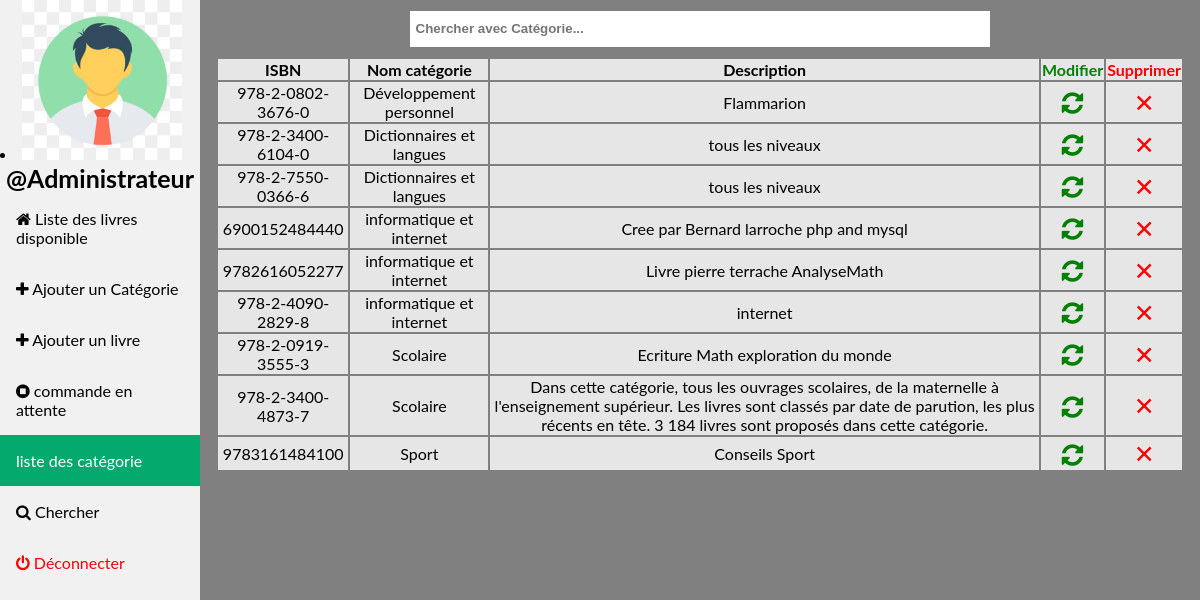
Screenshot of /Librarian/category.php (signed in) with the database file from the repository.
### tables this page shows
CREATE TABLE `category` (
  `CategoryId` int(11) NOT NULL,
  `Parentcategoryid` char(18) NOT NULL,
  `Name` varchar(30) NOT NULL,
  `Description` varchar(255) NOT NULL
);

### Librarian/category.php (the view, shortened to what this page needs)
<?php
require '../db_connect.php';
?>
<!DOCTYPE html>
<html lang="en">
<head>
    <link rel="stylesheet" href="../css.css">
    <link rel="stylesheet" href="https://cdnjs.cloudflare.com/ajax/libs/font-awesome/4.7.0/css/font-awesome.min.css">
</head>
<body>
    <div class="sidebar">
        <li><?php echo "<img src='../user.jpg' width='160px'/>"."<br>"."<center><font style='font-size:25px;'><strong>";echo "@";print_r ($_SESSION['useame']);echo "</strong></font>"; ?>
        </li>
        <a href="home.php"><i class="fa fa-home"></i> Liste des livres disponible</a>
        <a href="addCategory.php"><i class="fa fa-plus"></i> Ajouter un Catégorie</a>
        <a href="projet.php"><i class="fa fa-plus"></i> Ajouter un livre</a>
        <a href="status.php"><i class="fa fa-stop-circle"></i> commande en attente</a>
        <a class="active" href="category.php">liste des catégorie</a>
        <a href="search.php"><i class="fa fa-search"></i> Chercher</a>
        <a style="color:red;" href="../logout.php"><i class="fa fa-power-off"></i> Déconnecter</a>
    </div>
    <div class="content">
        <center>
            <?php
    echo "<form method='post' action='#'>";
    echo "<input type='text' style='background-color:white;' id='myInput' onkeyup='myFunction()' placeholder='Chercher avec Catégorie...' title='Type in a name'>";
    echo "<div style='overflow-x:auto;'>";
    echo "<table width='100%' id='myTable'>"."<tr>";
    echo "<th>"."ISBN"."</th>";
    echo "<th>"."Nom catégorie"."</th>";
    echo "<th>"."Description"."</th>";
    echo "<th style='color:green;'>". "Modifier". "</th>";
    echo "<th style='color:red;'>"."Supprimer"."</th>"."</tr>";
    $sql = "SELECT * FROM `category` ORDER BY `Name`";
    $resultat = mysqli_query($con, $sql);
    if (mysqli_num_rows($resultat) > 0) {
        while ($r = mysqli_fetch_assoc($resultat)) {
            $id = $r['CategoryId'];
            echo "<tr>";
            echo "<td>".$r['Parentcategoryid']."</td>";
            echo "<td>".$r['Name']."</td>";
            echo "<td>".$r['Description']."</td>";
            ?>
            <td align="center">
                <a href="update.php?edit_id=<?php print($id); ?>">
                    <font style='color:green;font-size: 25px;'><i
                            class="fa fa-refresh"></i><?php  ?> </font>
                </a>
            </td>
            <td align="center">
                <a href="delete.php?delete_id=<?php print($id); ?>"
                    onclick="return confirm('Êtes-vous sûr de vouloir supprimer ?')">
                    <font style='color:red;font-size: 25px;'>&#x2715<?php  ?></font>
                </a>
            </td>
            <?php
echo "</tr>";
        }
    } else {
        echo "<tr>";
        echo "<td colspan='5'>";
        echo "Aucun enregistrement";
        echo "</td>";
    }
echo "</table></div></form>";
    ?>
    </div>
</body>
</html>

### css.css (style rules this page uses)
body { margin: 0; font-family: "Lato", sans-serif; background-size: cover; background-repeat: no-repeat; background-color: grey; }
.sidebar { margin: 0; padding: 0; width: 200px; background-color: #f1f1f1; position: fixed; height: 100%; overflow: auto; }
.sidebar a { display: block; color: black; padding: 16px; text-decoration: none; }
.sidebar a.active { background-color: #04AA6D; color: white; }
div.content { margin-left: 200px; padding: 1px 16px; height: 1000px; }
* input,textarea,select { width: 60%; margin: 10px 0; outline: none; background-color: transparent; color: #000000; padding: 10px 6px; font-size: 18x; font-weight: bold; box-sizing: border-box; border: none; border-bottom: 1px #fff solid; }
a { color: #94aab0; text-decoration: none; }

### Librarian/category.php (style rules this page uses)
table tr { background-color: rgba(255, 255, 255, 0.8); }
table { width: 100%; margin: auto; }
tr { text-align: center; }

### rows the page displays
category: Parentcategoryid "978-2-0802-3676-0", Name "Développement personnel", Description "Flammarion"
category: Parentcategoryid "978-2-3400-6104-0", Name "Dictionnaires et langues", Description "tous les niveaux"
category: Parentcategoryid "978-2-7550-0366-6", Name "Dictionnaires et langues", Description "tous les niveaux"
category: Parentcategoryid "6900152484440", Name "informatique et internet", Description "Cree par Bernard larroche php and mysql"
category: Parentcategoryid "9782616052277", Name "informatique et internet", Description "Livre pierre terrache AnalyseMath"
category: Parentcategoryid "978-2-4090-2829-8", Name "informatique et internet", Description "internet"
category: Parentcategoryid "978-2-0919-3555-3", Name "Scolaire", Description "Ecriture Math exploration du monde"
category: Parentcategoryid "978-2-3400-4873-7", Name "Scolaire", Description "Dans cette catégorie, tous les ouvrages scolaires, de la maternelle à l'enseignement supérieur. Les livres sont classés par date de parution, les plus récents en tête. 3 184 livres sont proposés dans cette catégorie."
category: Parentcategoryid "9783161484100", Name "Sport", Description "Conseils Sport"
